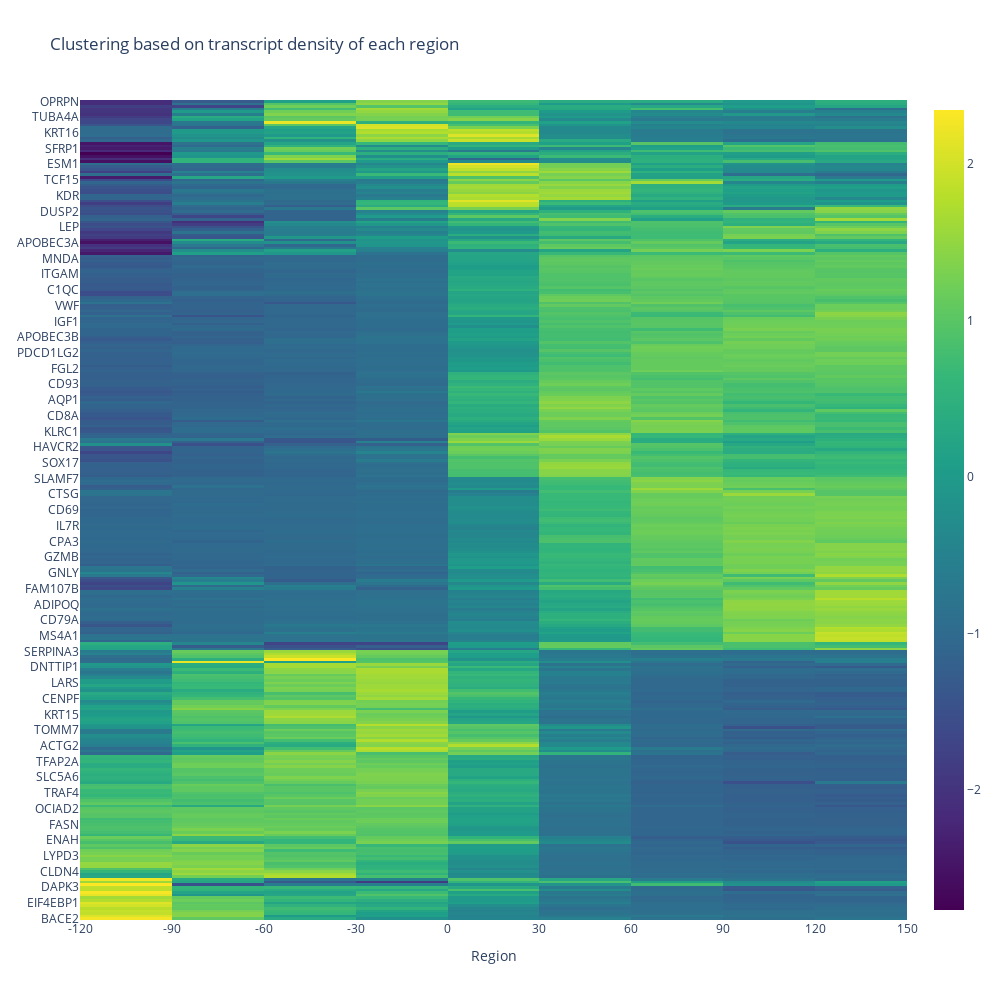

The notebook cell saved with this chart:
### Code cell
sk.pl.clustering_heatmap(grid)

### Figure 1 — Plotly figure (JSON) as saved in the notebook; plotly's stock layout.template omitted (floating-point values rounded to 4 significant figures; data arrays with more than 128 entries replaced by an {"elided": "..."} marker saying what was removed)
{"data": [{"colorscale": [[0, "#440154"], [0.1111, "#482878"], [0.2222, "#3e4989"], [0.3333, "#31688e"], [0.4444, "#26828e"], [0.5556, "#1f9e89"], [0.6667, "#35b779"], [0.7778, "#6ece58"], [0.8889, "#b5de2b"], [1, "#fde725"]], "hoverinfo": "text", "text": {"elided": "313x9 str values"}, "type": "heatmap", "x": [-120, -90, -60, -30, 0, 30, 60, 90, 120, 150], "y": {"elided": "313 str values"}, "z": {"elided": "313x9 float values"}}], "layout": {"height": 1000, "title": {"text": "Clustering based on transcript density of each region"}, "width": 1000, "xaxis": {"autorange": true, "fixedrange": true, "range": [-120, 150], "ticktext": [-120, -90, -60, -30, 0, 30, 60, 90, 120, 150], "tickvals": [-120, -90, -60, -30, 0, 30, 60, 90, 120, 150], "title": {"text": "Region"}, "type": "linear"}, "yaxis": {"autorange": true, "range": [-0.5, 312.5], "type": "category"}}}
